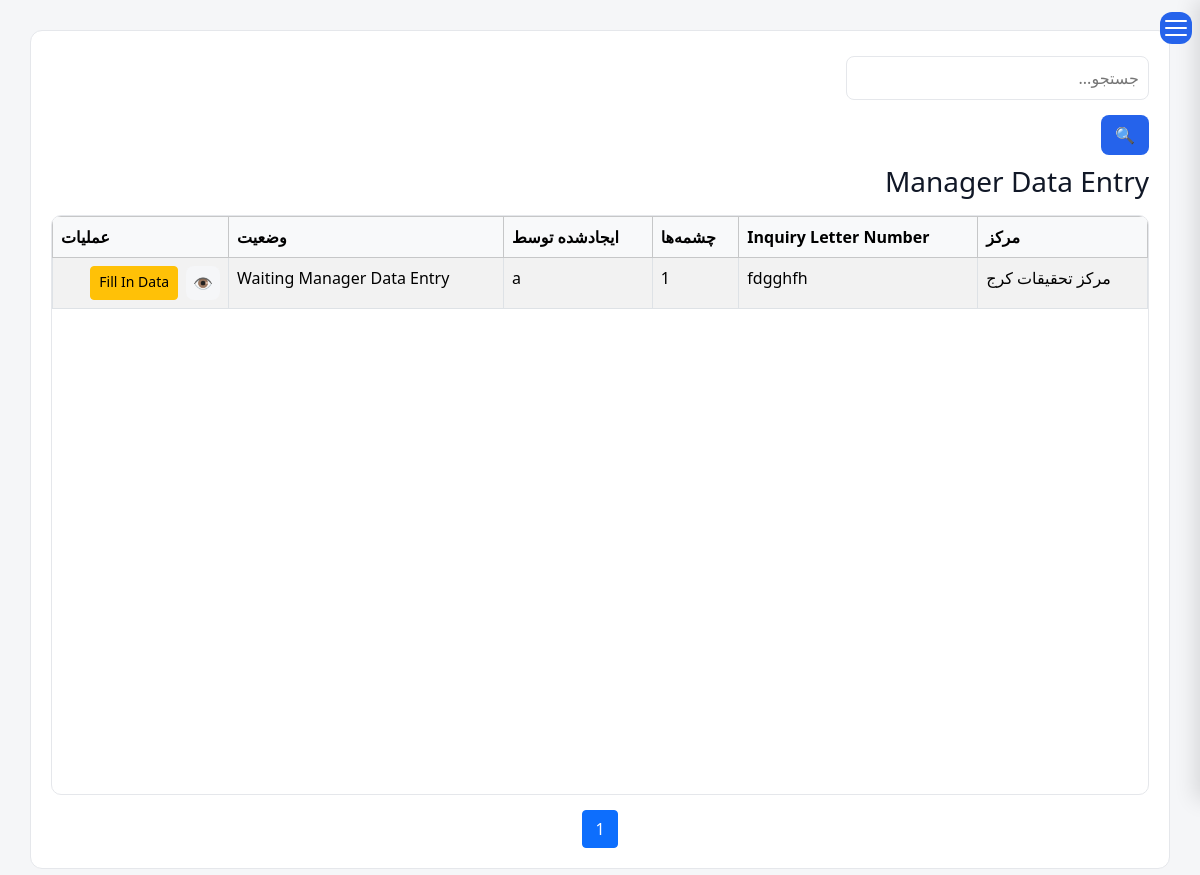
Before: /receive-source/queue/manager-input/ (signed in) with the older database file.
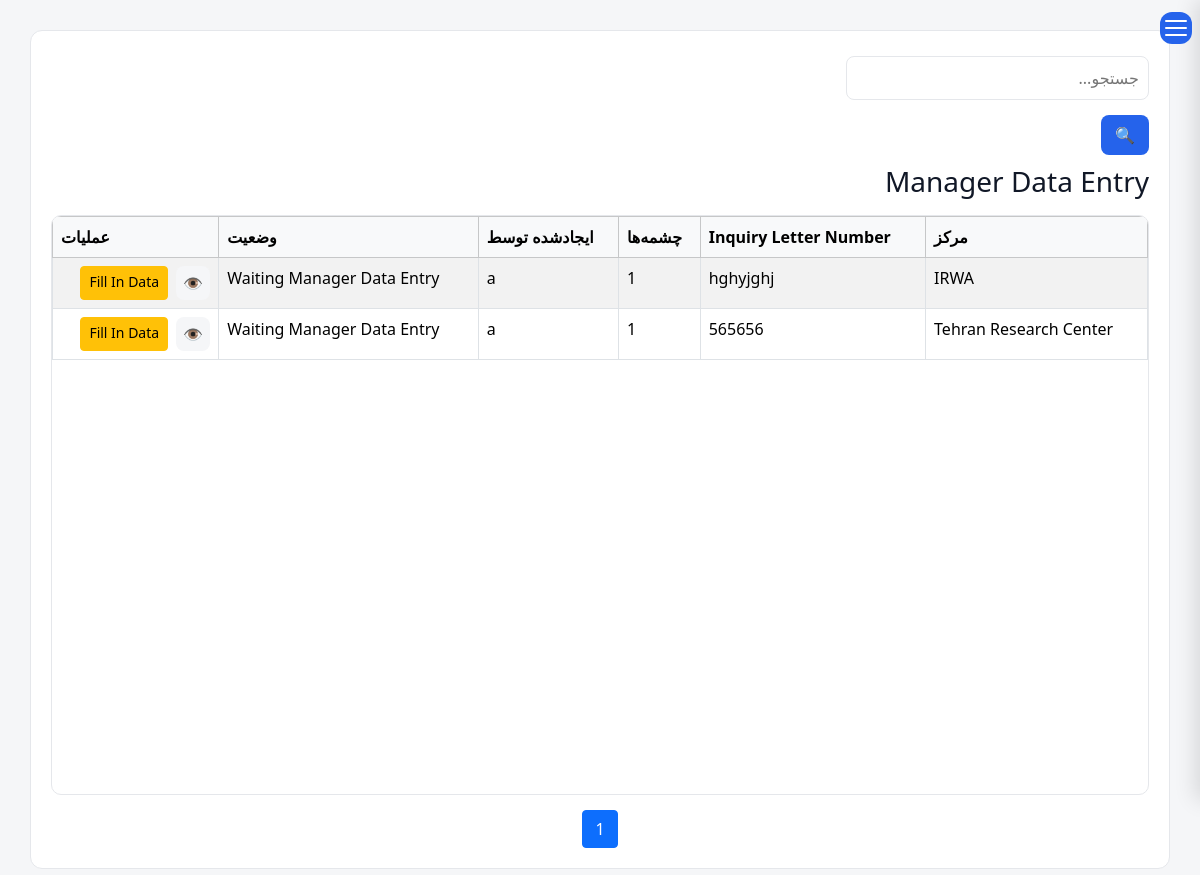
After: the same page with the newer database file.
### receive_source/models.py (models this page shows, shortened)
class ReceiveRequest(models.Model):
    facility = models.ForeignKey(
        FacilityModel,
        verbose_name=_("Delivering Facility"),
        on_delete=models.PROTECT,
        related_name="receive_requests",
    )
    inquiry_letter_number = models.CharField(
        _("Inquiry Letter Number"),
        max_length=100,
        blank=True,
        null=True,
    )
    inquiry_letter_date = models.DateField(
        _("Inquiry Letter Date"),
        blank=True,
        null=True,
    )
    distance_to_tehran_km = models.DecimalField(
        _("Estimated Distance to Tehran Office (km)"),
        max_digits=8,
        decimal_places=2,
        blank=True,
        null=True,
    )
    status = models.CharField(
        _("Status"),
        max_length=25,
        choices=ReceiveStatus.choices,
        default=ReceiveStatus.DRAFT,
    )
    status_date = models.DateTimeField(
        _("Status Date"),
        null=True,
        blank=True,
    )
    specification_completed = models.BooleanField(
        _("Specification Completed"),
        default=False,
    )
    pre_operation_visit_needed = models.BooleanField(
        _("Pre-Operation Visit Needed"),
        null=True,
        blank=True,
    )
    visit_expert_count = models.PositiveIntegerField(_("Visit: Experts"), null=True, blank=True)
    visit_technician_count = models.PositiveIntegerField(_("Visit: Technicians"), null=True, blank=True)
    visit_driver_count = models.PositiveIntegerField(_("Visit: Drivers"), null=True, blank=True)
    visit_mission_days = models.PositiveIntegerField(_("Visit: Mission Days"), null=True, blank=True)
    visit_vehicle_type = models.CharField(
        _("Visit: Vehicle Type"), max_length=10, choices=VehicleType.choices, blank=True, null=True,
    )
    operation_expert_count = models.PositiveIntegerField(_("Operation: Experts"), default=0)
    operation_technician_count = models.PositiveIntegerField(_("Operation: Technicians"), default=0)
    operation_driver_count = models.PositiveIntegerField(_("Operation: Drivers"), default=0)
    operation_mission_days = models.PositiveIntegerField(_("Operation: Mission Days"), null=True, blank=True)
    operation_vehicle_type = models.CharField(
        _("Operation: Vehicle Type"), max_length=10, choices=VehicleType.choices, blank=True, null=True,
    )
    route_difficulty = models.CharField(
        _("Route Difficulty"),
        max_length=10,
        choices=RouteDifficulty.choices,
        blank=True,
        null=True,
    )
    accommodation_days = models.PositiveIntegerField(
        _("Accommodation Days"), null=True, blank=True,
    )
    food_cost_days = models.PositiveIntegerField(
        _("Food Cost Days"), null=True, blank=True,
    )
    peripheral_equipment = models.CharField(
        _("Peripheral Equipment Used"), max_length=255, blank=True, null=True,
    )
    other_costs = models.CharField(
        _("Other Costs"), max_length=255, blank=True, null=True,
        help_text=_("Also where the cost of an unmatched/no-license item gets folded in, per current policy."),
    )
    logistics_notes = models.TextField(
        _("Logistics Notes"), blank=True, null=True,
    )
    description = models.TextField(
        _("Description"),
        blank=True,
    )
    created_by = models.ForeignKey(
        settings.AUTH_USER_MODEL,
        verbose_name=_("Created By"),
        on_delete=models.PROTECT,
        related_name="receive_requests_created",
    )
    created_at = models.DateTimeField(_("Created At"), auto_now_add=True)
    updated_at = models.DateTimeField(_("Updated At"), auto_now=True)
    history = HistoricalRecords()
    class Meta:
        ordering = ["-created_at"]
        verbose_name = _("Receive Request")
        verbose_name_plural = _("Receive Requests")

### facilities/models.py (models this page shows, shortened)
class FacilityModel(models.Model):
    name = models.CharField(
        _("Facility Name"),
        max_length=255, blank=True,null=True
    )
    responsible_person = models.CharField(
        _("Responsible Person"),
        max_length=150, blank=True,null=True
    )
    telephone = models.CharField(
        _("Telephone"),
        max_length=50, blank=True,null=True
    )
    email = models.EmailField(
        _("Email"),
        blank=True,null=True
    )
    address1 = models.CharField(
        _("Address Line 1"),
        max_length=255, blank=True,null=True
    )
    address2 = models.CharField(
        _("Address Line 2"),
        max_length=255,
         blank=True,null=True
    )
    postal_code = models.CharField(
        _("Postal Code"),
        max_length=20,
         blank=True,null=True
    )
    national_id = models.CharField(
        _("National ID"),
        max_length=50,
         blank=True,null=True
    )
    economic_code = models.CharField(
        _("Economic Code"),
        max_length=50,
         blank=True,null=True
    )
    created_at = models.DateTimeField(
        _("Created At"),
        auto_now_add=True
    )
    updated_at = models.DateTimeField(
        _("Updated At"),
        auto_now=True
    )
    class Meta:
        ordering = ["name"]
        verbose_name = _("Facility")
        verbose_name_plural = _("Facilities")
        constraints = [
            models.UniqueConstraint(
                fields=["national_id"],
                name="unique_facility_national_id",
                condition=models.Q(national_id__isnull=False),
            ),
            models.UniqueConstraint(
                fields=["postal_code"],
                name="unique_facility_postal_code",
                condition=models.Q(postal_code__isnull=False),
            ),
            models.UniqueConstraint(
                fields=["economic_code"],
                name="unique_facility_economic_code",
                condition=models.Q(economic_code__isnull=False),
            ),
        ]

### receive_source/views.py (the view)
# urls.py: path("queue/manager-input/", views.manager_input_queue, name="receive_manager_input_queue"),
def manager_input_queue(request):
    return _queue(request, ReceiveStatus.WAITING_MANAGER_INPUT, _("Manager Data Entry"))

### receive_source/views.py (called while the page is built)
def _queue(request, status, page_title):
    queryset = (
        ReceiveRequest.objects
        .select_related("facility", "created_by")
        .prefetch_related("sources")
        .filter(status=status)
        .order_by("-created_at")
    )
    search = request.GET.get("search", "")
    if search:
        queryset = queryset.filter(
            Q(facility__name__icontains=search) | Q(inquiry_letter_number__icontains=search)
        )
    paginator = Paginator(queryset, 15)
    page_obj = paginator.get_page(request.GET.get("page"))
    return render(
        request,
        "receive_source/receive_queue.html",
        {"page_title": page_title, "page_obj": page_obj, "search": search},
    )

### templates/receive_source/receive_queue.html (shortened to what this page needs)
{% extends 'base.html' %}
{% load i18n %}
{% block content %}
<div class="content">
<div class="table-header">
    <div class="header-group">
        <form method="get">
            <input type="text" name="search" placeholder="{% trans 'Search...' %}" value="{{ search }}">
            <button type="submit">🔍</button>
        </form>
    </div>
</div>
<h3 class="mb-3">{{ page_title }}</h3>
<div class="table-scroll">
<table class="table table-bordered table-striped">
<thead class="table-light">
<tr>
    <th>{% trans "Facility" %}</th>
    <th>{% trans "Inquiry Letter Number" %}</th>
    <th>{% trans "Sources" %}</th>
    <th>{% trans "Created By" %}</th>
    <th>{% trans "Status" %}</th>
    <th>{% trans "Action" %}</th>
</tr>
</thead>
<tbody>
{% for req in page_obj %}
<tr>
    <td>{{ req.facility.name }}</td>
    <td>{{ req.inquiry_letter_number|default:"-" }}</td>
    <td>{{ req.sources.count }}</td>
    <td>{{ req.created_by }}</td>
    <td>{{ req.get_status_display }}</td>
    <td>
        <div class="d-flex gap-2">
            <a href="{% url 'receive_detail' req.pk %}" class="icon-btn" title="{% trans 'View' %}">👁</a>
            {% if req.status == "WAITING_MANAGER_INPUT" %}
                <a href="{% url 'receive_manager_input' req.pk %}" class="btn btn-sm btn-warning">{% trans "Fill In Data" %}</a>
            {% elif req.status == "WAITING_MANAGER" or req.status == "WAITING_CONTROL" or req.status == "WAITING_DEPUTY" or req.status == "WAITING_CEO" %}
                <a href="{% url 'receive_sign' req.pk %}" class="btn btn-sm btn-primary">{% trans "Sign" %}</a>
            {% elif req.status == "CONTRACTS" %}
                <a href="{% url 'receive_contract_create' req.pk %}" class="btn btn-sm btn-success">{% trans "Contract" %}</a>
            {% elif req.status == "FINANCE" %}
                <a href="{% url 'receive_payment_update' req.pk %}" class="btn btn-sm btn-success">{% trans "Payment" %}</a>
            {% elif req.status == "RECEIVING" %}
                <a href="{% url 'receive_characterization' req.pk %}" class="btn btn-sm btn-warning">{% trans "Characterize" %}</a>
            {% endif %}
        </div>
    </td>
</tr>
{% empty %}
<tr><td colspan="6" class="text-center">{% trans "Nothing here right now." %}</td></tr>
{% endfor %}
</tbody>
</table>
</div>
<div class="pagination">
    <span class="current">{{ page_obj.number }}</span>
</div>
</div>
{% endblock %}

### templates/base.html (shortened to what this page needs)
{% load static %}
{% load i18n %}
{% get_current_language as CURRENT_LANGUAGE %}
<!DOCTYPE html>
<html
    lang="{{ CURRENT_LANGUAGE }}"
    dir="{% if CURRENT_LANGUAGE == 'fa' %}rtl{% else %}ltr{% endif %}"
    class="{% if CURRENT_LANGUAGE == 'fa' %}rtl{% else %}ltr{% endif %}"
>
<head>
<link href="{% static 'css/bootstrap.min.css' %}" rel="stylesheet">
<link rel="stylesheet"
      href="{% static 'vendor/jalali-datepicker/jalali-datepicker.css' %}">
<link rel="stylesheet" href="{% static 'css/base.css' %}">
</head>
<body>
<button class="menu-btn" id="toggleSidebar">
    <span></span>
    <span></span>
    <span></span>
</button>
    {% load i18n %}
{% get_current_language as LANGUAGE_CODE %}
<main class="main" id="main">
    {% block content %}
    {% endblock %}
</main>
</body>
</html>

### static/css/base.css (style rules this page uses)
* { margin:0; padding:0; box-sizing:border-box; }
html.rtl { font-family:Vazirmatn,sans-serif; }
:root { --bg: #f5f6f8; --card: #ffffff; --text: #111827; --muted: #6b7280; --border: #e5e7eb; --primary: #2563eb; --sidebar: #1f2937; --sidebar-text: #374151; }
body { background: var(--bg); color: var(--text); }
html.rtl .menu-btn { position: fixed; top: 12px; right: 8px; width: 32px; height: 32px; padding: 5px; border: none; border-radius: 12px; background: #2563eb; display: flex; flex-direction: column; justify-content: center; align-items: center; gap: 5px; cursor: pointer; z-index: 1200; transition: transform .25s ease, background .2s; }
.menu-btn span { width:22px; height:2px; background:white; border-radius:5px; transition:.25s; }
.main { padding:30px; text-align:start; }
.content { background: var(--card); padding: 20px; border-radius: 12px; border: 1px solid var(--border); }
th, td { padding: 12px; border-bottom: 1px solid var(--border); text-align: left; }
th { background: rgba(0,0,0,0.03); }
input:not(.form-control), select:not(.form-select), textarea:not(.form-control) { width: 100%; padding: 9px; margin-top: 5px; margin-bottom: 15px; border: 1px solid var(--border); border-radius: 8px; background: var(--card); color: var(--text); }
button { background: var(--primary); color: white; padding: 8px 14px; border: none; border-radius: 8px; cursor: pointer; }
table { width: max-content; min-width: 100%; border-collapse: collapse; }
.pagination { margin-top: 15px; text-align: center; }
.table-header { display: flex; flex-wrap: wrap; justify-content: space-between; gap: 10px; margin-bottom: 10px; }
.header-group { display: flex; gap: 8px; align-items: center; }
.table-scroll { height: calc(100vh - 220px); overflow: auto; border: 1px solid var(--border); border-radius: 10px; background: var(--card); }
table thead th { position: sticky; top: 0; background: var(--card); z-index: 10; }

### templates/receive_source/receive_queue.html (style rules this page uses)
.pagination { display:flex; justify-content:center; align-items:center; gap:6px; margin-top:15px; }
.pagination a, .pagination span { padding:6px 12px; border:1px solid #ccc; border-radius:4px; text-decoration:none; }
.pagination .current { background:#0d6efd; color:#fff; border-color:#0d6efd; }
.icon-btn { display:inline-flex; justify-content:center; align-items:center; width:34px; height:34px; border-radius:8px; text-decoration:none; font-size:16px; background:#f5f6f8; color:#444; border:1px solid transparent; }

Changed rows visible on the page:
removed ReceiveRequest: facility.name "مرکز تحقیقات کرج", inquiry_letter_number "fdgghfh", sources.count "1", created_by "a", status "Waiting Manager Data Entry"
added ReceiveRequest: facility.name "IRWA", inquiry_letter_number "hghyjghj", sources.count "1", created_by "a", status "Waiting Manager Data Entry"
added ReceiveRequest: facility.name "Tehran Research Center", inquiry_letter_number "565656", sources.count "1", created_by "a", status "Waiting Manager Data Entry"
